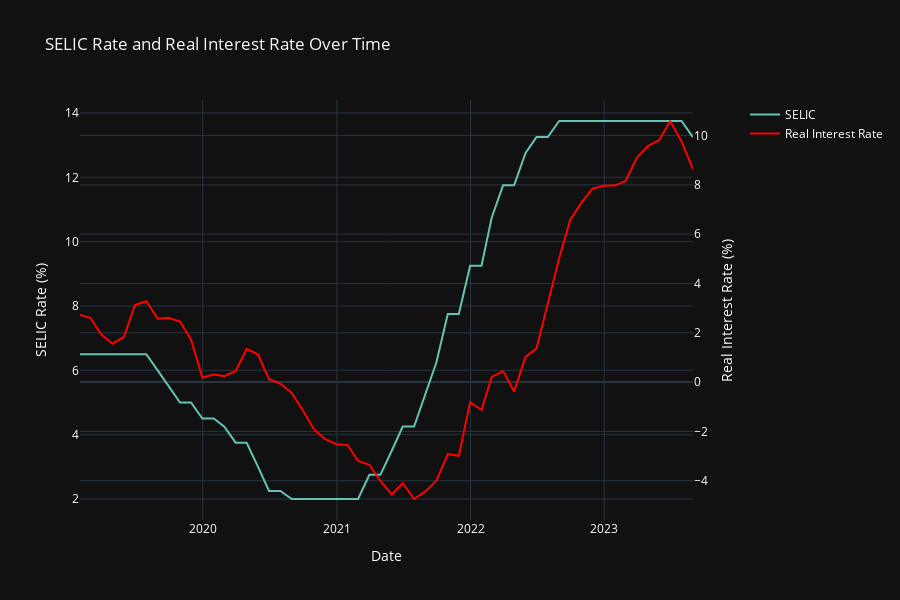

Notebook code for this chart:
### Markdown cell above
##### SELIC and Real Interest Rate

### Code cell
fig_selic = sp.make_subplots(specs=[[{"secondary_y": True}]])

fig_selic.add_trace(go.Scatter(x=df_macroeconomic_book['date'], y=df_macroeconomic_book['selic'], name='SELIC', line=dict(color='rgb(100, 195, 181)')), secondary_y=False)
fig_selic.add_trace(go.Scatter(x=df_macroeconomic_book['date'], y=df_macroeconomic_book['real_interest_rate'], name='Real Interest Rate', line=dict(color='rgb(255, 0, 0)')), secondary_y=True)

fig_selic.update_layout(title_text='SELIC Rate and Real Interest Rate Over Time', template='plotly_dark', legend=dict(font=dict(color='white')), height=600)

fig_selic.update_xaxes(title='Date', title_font=dict(color='white'), tickfont=dict(color='white'))
fig_selic.update_yaxes(title='SELIC Rate (%)', secondary_y=False, title_font=dict(color='white'), tickfont=dict(color='white'))
fig_selic.update_yaxes(title='Real Interest Rate (%)', secondary_y=True, title_font=dict(color='white'), tickfont=dict(color='white'))

fig_selic.show()

### Figure 1 — Plotly figure (JSON) as saved in the notebook; plotly's stock layout.template omitted (floating-point values rounded to 4 significant figures)
{"data": [{"line": {"color": "rgb(100, 195, 181)"}, "name": "SELIC", "type": "scatter", "x": ["2019-01-31", "2019-02-28", "2019-03-31", "2019-04-30", "2019-05-31", "2019-06-30", "2019-07-31", "2019-08-31", "2019-09-30", "2019-10-31", "2019-11-30", "2019-12-31", "2020-01-31", "2020-02-29", "2020-03-31", "2020-04-30", "2020-05-31", "2020-06-30", "2020-07-31", "2020-08-31", "2020-09-30", "2020-10-31", "2020-11-30", "2020-12-31", "2021-01-31", "2021-02-28", "2021-03-31", "2021-04-30", "2021-05-31", "2021-06-30", "2021-07-31", "2021-08-31", "2021-09-30", "2021-10-31", "2021-11-30", "2021-12-31", "2022-01-31", "2022-02-28", "2022-03-31", "2022-04-30", "2022-05-31", "2022-06-30", "2022-07-31", "2022-08-31", "2022-09-30", "2022-10-31", "2022-11-30", "2022-12-31", "2023-01-31", "2023-02-28", "2023-03-31", "2023-04-30", "2023-05-31", "2023-06-30", "2023-07-31", "2023-08-31"], "xaxis": "x", "y": [6.5, 6.5, 6.5, 6.5, 6.5, 6.5, 6.5, 6, 5.5, 5, 5, 4.5, 4.5, 4.25, 3.75, 3.75, 3, 2.25, 2.25, 2, 2, 2, 2, 2, 2, 2, 2.75, 2.75, 3.5, 4.25, 4.25, 5.25, 6.25, 7.75, 7.75, 9.25, 9.25, 10.75, 11.75, 11.75, 12.75, 13.25, 13.25, 13.75, 13.75, 13.75, 13.75, 13.75, 13.75, 13.75, 13.75, 13.75, 13.75, 13.75, 13.75, 13.25], "yaxis": "y"}, {"line": {"color": "rgb(255, 0, 0)"}, "name": "Real Interest Rate", "type": "scatter", "x": ["2019-01-31", "2019-02-28", "2019-03-31", "2019-04-30", "2019-05-31", "2019-06-30", "2019-07-31", "2019-08-31", "2019-09-30", "2019-10-31", "2019-11-30", "2019-12-31", "2020-01-31", "2020-02-29", "2020-03-31", "2020-04-30", "2020-05-31", "2020-06-30", "2020-07-31", "2020-08-31", "2020-09-30", "2020-10-31", "2020-11-30", "2020-12-31", "2021-01-31", "2021-02-28", "2021-03-31", "2021-04-30", "2021-05-31", "2021-06-30", "2021-07-31", "2021-08-31", "2021-09-30", "2021-10-31", "2021-11-30", "2021-12-31", "2022-01-31", "2022-02-28", "2022-03-31", "2022-04-30", "2022-05-31", "2022-06-30", "2022-07-31", "2022-08-31", "2022-09-30", "2022-10-31", "2022-11-30", "2022-12-31", "2023-01-31", "2023-02-28", "2023-03-31", "2023-04-30", "2023-05-31", "2023-06-30", "2023-07-31", "2023-08-31"], "xaxis": "x", "y": [2.72, 2.61, 1.92, 1.56, 1.84, 3.13, 3.28, 2.57, 2.61, 2.46, 1.73, 0.19, 0.31, 0.24, 0.45, 1.35, 1.12, 0.12, -0.06, -0.44, -1.14, -1.92, -2.31, -2.52, -2.56, -3.2, -3.35, -4.01, -4.56, -4.1, -4.74, -4.43, -4, -2.92, -2.99, -0.81, -1.13, 0.21, 0.45, -0.38, 1.02, 1.36, 3.18, 5.02, 6.58, 7.28, 7.85, 7.96, 7.98, 8.15, 9.1, 9.57, 9.81, 10.59, 9.76, 8.64], "yaxis": "y2"}], "layout": {"height": 600, "legend": {"font": {"color": "white"}}, "title": {"text": "SELIC Rate and Real Interest Rate Over Time"}, "xaxis": {"anchor": "y", "domain": [0, 0.94], "tickfont": {"color": "white"}, "title": {"font": {"color": "white"}, "text": "Date"}}, "yaxis": {"anchor": "x", "domain": [0, 1], "tickfont": {"color": "white"}, "title": {"font": {"color": "white"}, "text": "SELIC Rate (%)"}}, "yaxis2": {"anchor": "x", "overlaying": "y", "side": "right", "tickfont": {"color": "white"}, "title": {"font": {"color": "white"}, "text": "Real Interest Rate (%)"}}}}
